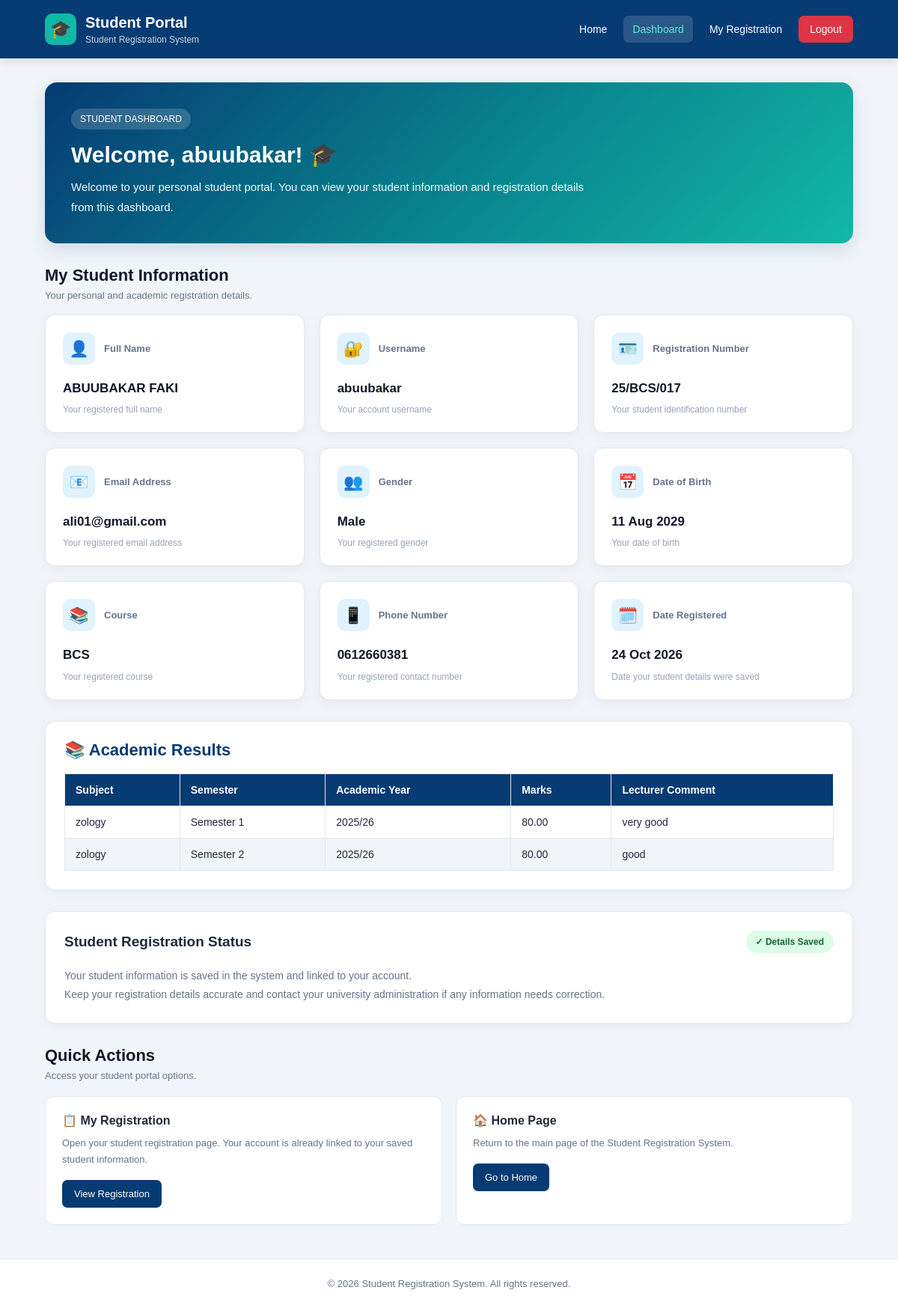
The app's page /dashboard/ (signed in) with its own data.
### students/models.py (models this page shows, shortened)
class Student(models.Model):
    GENDER_CHOICES = [
        ("Male", "Male"),
        ("Female", "Female"),
    ]
    user = models.OneToOneField(
        User,
        on_delete=models.CASCADE,
        related_name="student_profile",
        null=True,
        blank=True,
    )
    first_name = models.CharField(max_length=100)
    last_name = models.CharField(max_length=100)
    registration_number = models.CharField(max_length=50, unique=True)
    email = models.EmailField(unique=True)
    gender = models.CharField(max_length=10, choices=GENDER_CHOICES)
    date_of_birth = models.DateField()
    course = models.CharField(max_length=100)
    phone_number = models.CharField(max_length=20)
    date_registered = models.DateTimeField(auto_now_add=True)

class Result(models.Model):
    SEMESTER_CHOICES = [
        ("Semester 1", "Semester 1"),
        ("Semester 2", "Semester 2"),
    ]
    student = models.ForeignKey(
        Student, on_delete=models.CASCADE, related_name="results"
    )
    subject_name = models.CharField(max_length=100)
    semester = models.CharField(max_length=20, choices=SEMESTER_CHOICES)
    academic_year = models.CharField(max_length=9)
    marks = models.DecimalField(max_digits=5, decimal_places=2)
    lecturer_comment = models.TextField(blank=True)
    class Meta:
        ordering = ["subject_name"]
        constraints = [
            models.UniqueConstraint(
                fields=[
                    "student",
                    "subject_name",
                    "semester",
                    "academic_year",
                ],
                name="unique_student_subject_semester_year",
            )
        ]

### students/views.py (the view)
class StudentDashboardView(LoginRequiredMixin, TemplateView):
    template_name = "student_dashboard.html"
    login_url = reverse_lazy("login")
    def dispatch(self, request, *args, **kwargs):
        if request.user.is_authenticated:
            if not Student.objects.filter(user=request.user).exists():
                return redirect("student_register")
        return super().dispatch(request, *args, **kwargs)
    def get_context_data(self, **kwargs):
        context = super().get_context_data(**kwargs)
        student = Student.objects.filter(user=self.request.user).first()
        context["student"] = student
        if student:
            context["results"] = Result.objects.filter(student=student).order_by(
                "subject_name"
            )
        else:
            context["results"] = Result.objects.none()
        return context

### templates/student_dashboard.html (shortened to what this page needs)
<!DOCTYPE html>
<html lang="en">
<head>
</head>
<body>
    <nav class="navbar">
        <div class="brand">
            <div class="brand-icon">🎓</div>
            <div>
                <h2>Student Portal</h2>
                <p>Student Registration System</p>
            </div>
        </div>
        <div class="nav-links">
            <a href="{% url 'home' %}">Home</a>
            <a href="{% url 'student_dashboard' %}" class="active">
                Dashboard
            </a>
            <a href="{% url 'student_register' %}">
                My Registration
            </a>
            <form
                method="post"
                action="{% url 'logout' %}"
                class="logout-form"
            >
                <button type="submit" class="logout-button">
                    Logout
                </button>
            </form>
        </div>
    </nav>
    <main class="container">
        <section class="welcome">
            <span class="welcome-label">
                STUDENT DASHBOARD
            </span>
            <h1>
                Welcome, {{ request.user.username }}! 🎓
            </h1>
            <p>
                Welcome to your personal student portal.
                You can view your student information and registration
                details from this dashboard.
            </p>
        </section>
        <div class="section-heading">
            <div>
                <h2>My Student Information</h2>
                <p>
                    Your personal and academic registration details.
                </p>
            </div>
        </div>
        {% if student %}
            <section class="cards">
                <div class="card">
                    <div class="card-top">
                        <div class="card-icon">👤</div>
                        <div class="card-label">
                            Full Name
                        </div>
                    </div>
                    <p class="card-value">
                        {{ student.first_name }}
                        {{ student.last_name }}
                    </p>
                    <p class="card-description">
                        Your registered full name
                    </p>
                </div>
                <div class="card">
                    <div class="card-top">
                        <div class="card-icon">🔐</div>
                        <div class="card-label">
                            Username
                        </div>
                    </div>
                    <p class="card-value">
                        {{ request.user.username }}
                    </p>
                    <p class="card-description">
                        Your account username
                    </p>
                </div>
                <div class="card">
                    <div class="card-top">
                        <div class="card-icon">🪪</div>
                        <div class="card-label">
                            Registration Number
                        </div>
                    </div>
                    <p class="card-value">
                        {{ student.registration_number }}
                    </p>
                    <p class="card-description">
                        Your student identification number
                    </p>
                </div>
                <div class="card">
                    <div class="card-top">
                        <div class="card-icon">📧</div>
                        <div class="card-label">
                            Email Address
                        </div>
                    </div>
                    <p class="card-value">
                        {{ student.email }}
                    </p>
                    <p class="card-description">
                        Your registered email address
                    </p>
                </div>
                <div class="card">
                    <div class="card-top">
                        <div class="card-icon">👥</div>
                        <div class="card-label">
                            Gender
                        </div>
                    </div>
                    <p class="card-value">
                        {{ student.get_gender_display }}
                    </p>
                    <p class="card-description">
                        Your registered gender
                    </p>
                </div>
                <div class="card">
                    <div class="card-top">
                        <div class="card-icon">📅</div>
                        <div class="card-label">
                            Date of Birth
                        </div>
                    </div>
                    <p class="card-value">
                        {{ student.date_of_birth|date:"d M Y" }}
                    </p>
                    <p class="card-description">
                        Your date of birth
                    </p>
                </div>
                <div class="card">
                    <div class="card-top">
                        <div class="card-icon">📚</div>
                        <div class="card-label">
                            Course
                        </div>
                    </div>
                    <p class="card-value">
                        {{ student.course }}
                    </p>
                    <p class="card-description">
                        Your registered course
                    </p>
                </div>
                <div class="card">
                    <div class="card-top">
                        <div class="card-icon">📱</div>
                        <div class="card-label">
                            Phone Number
                        </div>
                    </div>
                    <p class="card-value">
                        {{ student.phone_number }}
                    </p>
                    <p class="card-description">
                        Your registered contact number
                    </p>
                </div>
                <div class="card">
                    <div class="card-top">
                        <div class="card-icon">🗓️</div>
                        <div class="card-label">
                            Date Registered
                        </div>
                    </div>
                    <p class="card-value">
                        {{ student.date_registered|date:"d M Y" }}
                    </p>
                    <p class="card-description">
                        Date your student details were saved
                    </p>
                </div>
            </section>
            <section class="results-section">
                <h2>📚 Academic Results</h2>
                {% if results %}
                    <table class="results-table">
                        <thead>
                            <tr>
                                <th>Subject</th>
                                <th>Semester</th>
                                <th>Academic Year</th>
                                <th>Marks</th>
                                <th>Lecturer Comment</th>
                            </tr>
                        </thead>
                        <tbody>
                            {% for result in results %}
                                <tr>
                                    <td>{{ result.subject_name }}</td>
                                    <td>{{ result.get_semester_display }}</td>
                                    <td>{{ result.academic_year }}</td>
                                    <td>{{ result.marks }}</td>
                                    <td>{{ result.lecturer_comment|default:"-" }}</td>
                                </tr>
                            {% endfor %}
                        </tbody>
                    </table>
                {% else %}
                    <p class="no-results">
                        No academic results are available yet. Please contact your lecturer
                        or university administration if you expect results to be available.
                    </p>
                {% endif %}
            </section>
            <section class="status-panel">
                <div class="status-header">
                    <h3>Student Registration Status</h3>
                    <span class="status-badge">
                        ✓ Details Saved
                    </span>
                </div>
                <p class="status-description">
                    Your student information is saved in the system
                    and linked to your account.
                </p>
                <p class="status-description">
                    Keep your registration details accurate and
                    contact your university administration if any
                    information needs correction.
                </p>
            </section>
            <div class="section-heading">
                <div>
                    <h2>Quick Actions</h2>
                    <p>
                        Access your student portal options.
                    </p>
                </div>
            </div>
            <section class="actions">
                <div class="action-card">
                    <h3>📋 My Registration</h3>
                    <p>
                        Open your student registration page.
                        Your account is already linked to your
                        saved student information.
                    </p>
                    <a
                        href="{% url 'student_register' %}"
                        class="action-link"
                    >
                        View Registration
                    </a>
                </div>
                <div class="action-card">
                    <h3>🏠 Home Page</h3>
                    <p>
                        Return to the main page of the
                        Student Registration System.
                    </p>
                    <a
                        href="{% url 'home' %}"
                        class="action-link"
                    >
                        Go to Home
                    </a>
                </div>
            </section>
        {% endif %}
    </main>
    <footer class="footer">
        <p>
            &copy; 2026 Student Registration System.
            All rights reserved.
        </p>
    </footer>
</body>
</html>

### records on screen
Student: first_name "ABUUBAKAR", last_name "FAKI", registration_number "25/BCS/017", email "ali01@gmail.com", gender "Male", date_of_birth "11 Aug 2029", course "BCS", phone_number "0612660381", date_registered "24 Oct 2026"
Result: subject_name "zology", semester "Semester 1", academic_year "2025/26", marks "80.00", lecturer_comment "very good"
Result: subject_name "zology", semester "Semester 2", academic_year "2025/26", marks "80.00", lecturer_comment "good"

### other values on screen
{{ request.user.username }} "abuubakar"
